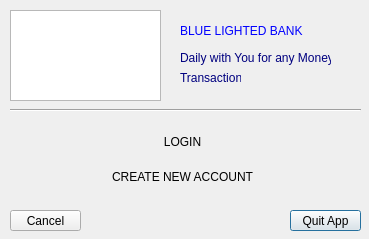
<?xml version="1.0" encoding="UTF-8"?>
<ui version="4.0">
 <class>Dialog1</class>
 <widget class="QDialog" name="Dialog1">
  <property name="geometry">
   <rect>
    <x>0</x>
    <y>0</y>
    <width>369</width>
    <height>239</height>
   </rect>
  </property>
  <property name="windowTitle">
   <string>Login Or Create a new account</string>
  </property>
  <property name="windowIcon">
   <iconset resource="RImages.qrc">
    <normaloff>:/MesImages/MesImages/Screenshot_20210211-233649.png</normaloff>:/MesImages/MesImages/Screenshot_20210211-233649.png</iconset>
  </property>
  <property name="styleSheet">
   <string notr="true">#Dialog1
{
color:rgb(0, 0, 72);
}</string>
  </property>
  <widget class="QPushButton" name="quit">
   <property name="geometry">
    <rect>
     <x>290</x>
     <y>210</y>
     <width>71</width>
     <height>21</height>
    </rect>
   </property>
   <property name="styleSheet">
    <string notr="true">#quit
{	
font: 8.5pt &quot;Batang&quot;;
}</string>
   </property>
   <property name="text">
    <string>Quit App</string>
   </property>
  </widget>
  <widget class="QPushButton" name="cancel">
   <property name="geometry">
    <rect>
     <x>10</x>
     <y>210</y>
     <width>71</width>
     <height>21</height>
    </rect>
   </property>
   <property name="styleSheet">
    <string notr="true">#cancel
{	
font: 8.5pt &quot;Batang&quot;;
}</string>
   </property>
   <property name="text">
    <string>Cancel</string>
   </property>
  </widget>
  <widget class="Line" name="line">
   <property name="geometry">
    <rect>
     <x>10</x>
     <y>100</y>
     <width>351</width>
     <height>20</height>
    </rect>
   </property>
   <property name="orientation">
    <enum>Qt::Horizontal</enum>
   </property>
  </widget>
  <widget class="QWidget" name="verticalLayoutWidget">
   <property name="geometry">
    <rect>
     <x>7</x>
     <y>120</y>
     <width>351</width>
     <height>80</height>
    </rect>
   </property>
   <layout class="QVBoxLayout" name="verticalLayout">
    <item>
     <widget class="QPushButton" name="login">
      <property name="toolTip">
       <string>&lt;html&gt;&lt;head/&gt;&lt;body&gt;&lt;p&gt;Connect to your account&lt;/p&gt;&lt;/body&gt;&lt;/html&gt;</string>
      </property>
      <property name="styleSheet">
       <string notr="true">#login
{
	font: 15pt &quot;Copperplate Gothic Bold&quot;;
	border-width: 7;
	border-color: rgb(255, 0, 0);
	border-radius: 5;
}</string>
      </property>
      <property name="text">
       <string>LOGIN</string>
      </property>
     </widget>
    </item>
    <item>
     <widget class="QPushButton" name="newCount">
      <property name="toolTip">
       <string>&lt;html&gt;&lt;head/&gt;&lt;body&gt;&lt;p&gt;Create a new BLB account&lt;/p&gt;&lt;/body&gt;&lt;/html&gt;</string>
      </property>
      <property name="styleSheet">
       <string notr="true">#newCount
{
	font: 15pt &quot;Copperplate Gothic Bold&quot;;
	border-width: 7;
	border-color: rgb(255, 0, 0);
	border-radius: 5;
}</string>
      </property>
      <property name="text">
       <string>CREATE NEW ACCOUNT</string>
      </property>
     </widget>
    </item>
   </layout>
  </widget>
  <widget class="QGraphicsView" name="graphicsView">
   <property name="geometry">
    <rect>
     <x>10</x>
     <y>10</y>
     <width>151</width>
     <height>91</height>
    </rect>
   </property>
   <property name="styleSheet">
    <string notr="true">border-image: url(:/MesImages/MesImages/Screenshot_20210211-075800.png);</string>
   </property>
  </widget>
  <widget class="QLabel" name="label">
   <property name="geometry">
    <rect>
     <x>180</x>
     <y>20</y>
     <width>191</width>
     <height>21</height>
    </rect>
   </property>
   <property name="styleSheet">
    <string notr="true">font: 18pt &quot;CityBlueprint&quot;;
color: rgb(0, 0, 255);</string>
   </property>
   <property name="text">
    <string>BLUE LIGHTED BANK</string>
   </property>
  </widget>
  <widget class="QLabel" name="label_2">
   <property name="geometry">
    <rect>
     <x>180</x>
     <y>50</y>
     <width>151</width>
     <height>16</height>
    </rect>
   </property>
   <property name="styleSheet">
    <string notr="true">color:rgb(0, 0, 127);
font: 75 8pt &quot;Times New Roman&quot;;</string>
   </property>
   <property name="text">
    <string>Daily with You for any Money </string>
   </property>
  </widget>
  <widget class="QLabel" name="label_3">
   <property name="geometry">
    <rect>
     <x>180</x>
     <y>70</y>
     <width>61</width>
     <height>16</height>
    </rect>
   </property>
   <property name="styleSheet">
    <string notr="true">color:rgb(0, 0, 127);
font: 75 8pt &quot;Times New Roman&quot;;</string>
   </property>
   <property name="text">
    <string>Transaction</string>
   </property>
  </widget>
 </widget>
 <resources>
  <include location="RImages.qrc"/>
 </resources>
 <connections>
  <connection>
   <sender>cancel</sender>
   <signal>clicked()</signal>
   <receiver>Dialog1</receiver>
   <slot>close()</slot>
   <hints>
    <hint type="sourcelabel">
     <x>58</x>
     <y>230</y>
    </hint>
    <hint type="destinationlabel">
     <x>111</x>
     <y>242</y>
    </hint>
   </hints>
  </connection>
 </connections>
</ui>
